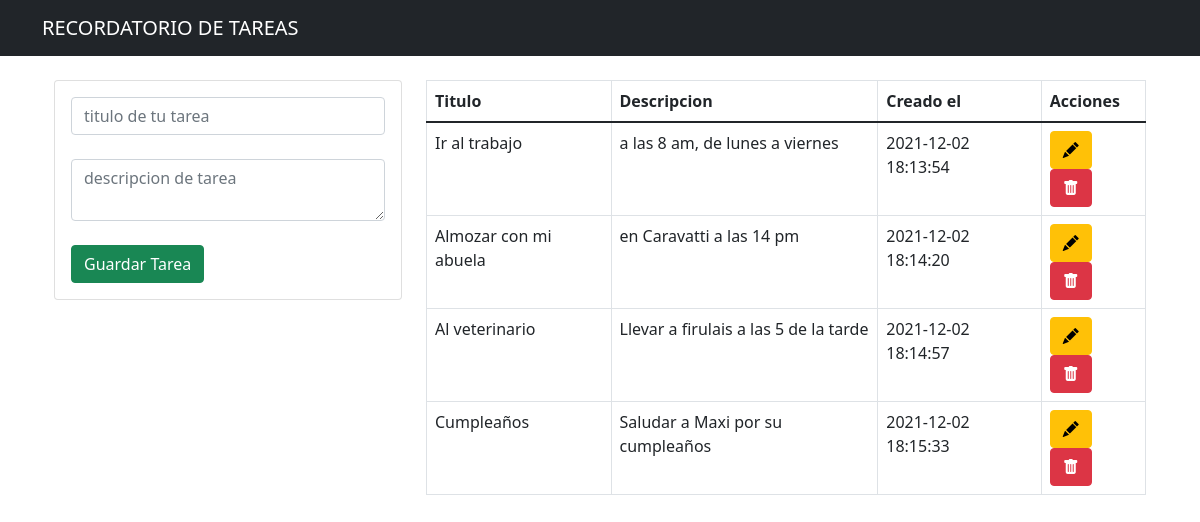
The page / on the database its author committed.
### tables this page shows
CREATE TABLE `tareas` (
  `id` int(11) NOT NULL,
  `titulo` varchar(250) NOT NULL,
  `descripcion` text NOT NULL,
  `creado` timestamp NOT NULL DEFAULT current_timestamp()
);

### index.php (the view, shortened to what this page needs)
<?php
include("conexion_db.php");
include("includes/encabezado.php");
?>
<div class="container p-4">
    <div class="row">
        <div class="col-md-4">
            <div class="card card-body">
                <form action="guardar.php" method="POST">
                    <div class="form-group">
                        <input type="text" name="titulo" class="form-control" placeholder="titulo de tu tarea" autofocus>
                    </div>
                    <br>
                    <div class="form-group">
                        <textarea name="descripcion" rows="2" class="form-control" placeholder="descripcion de tarea"></textarea>
                    </div>
                    <br>
                    <input type="submit" class="btn btn-success btn-block" name="guardar_tarea" value="Guardar Tarea">
                </form>
            </div>
        </div>
        <div class="col-md-8">
            <table class="table table-bordered">
                <thead>
                    <tr>
                        <th>Titulo </th>
                        <th>Descripcion </th>
                        <th> Creado el</th>
                        <th> Acciones </th>
                    </tr>
                </thead>
                <tbody>
                    <?php
                    $consulta = "SELECT * FROM tareas";
                    $resultado = mysqli_query($conexion, $consulta);
                    while ($fila = mysqli_fetch_array($resultado)) { ?>
                        <tr>
                            <td> <?php echo $fila['titulo'] ?> </td>
                            <td> <?php echo $fila['descripcion'] ?> </td>
                            <td> <?php echo $fila['creado'] ?> </td>
                            <td>
                                <a href="editar.php?id=<?php echo $fila['id'] ?>" class="btn btn-warning">
                                    <i class="bi bi-pencil-fill"></i>
                                </a>
                                <a href="borrar.php?id=<?php echo $fila['id'] ?>" class="btn btn-danger">
                                    <i class="bi bi-trash-fill"></i>
                                </a>
                            </td>
                        </tr>
                    <?php } ?>
                </tbody>
            </table>
        </div>
    </div>
</div>
<?php include("includes/pie_pagina.php") ?>

### includes/encabezado.php (shortened to what this page needs)
<!DOCTYPE html>
<html lang="en">
<head>
    <link href="https://cdn.jsdelivr.net/npm/bootstrap@5.1.3/dist/css/bootstrap.min.css" rel="stylesheet">
    <link rel="stylesheet" href="https://cdn.jsdelivr.net/npm/bootstrap-icons@1.7.1/font/bootstrap-icons.css">
</head>
<body>
<nav class="navbar navbar-dark bg-dark">
    <div class="container">
        <a href="index.php" class="navbar-brand"> RECORDATORIO DE TAREAS </a>
    </div>
</nav>

### includes/pie_pagina.php (shortened to what this page needs)
</body>
</html>

### rows shown on the page
tareas: titulo "Ir al trabajo", descripcion "a las 8 am, de lunes a viernes", creado "2021-12-02 18:13:54"
tareas: titulo "Almozar con mi abuela", descripcion "en Caravatti a las 14 pm", creado "2021-12-02 18:14:20"
tareas: titulo "Al veterinario", descripcion "Llevar a firulais a las 5 de la tarde", creado "2021-12-02 18:14:57"
tareas: titulo "Cumpleaños", descripcion "Saludar a Maxi por su cumpleaños", creado "2021-12-02 18:15:33"
